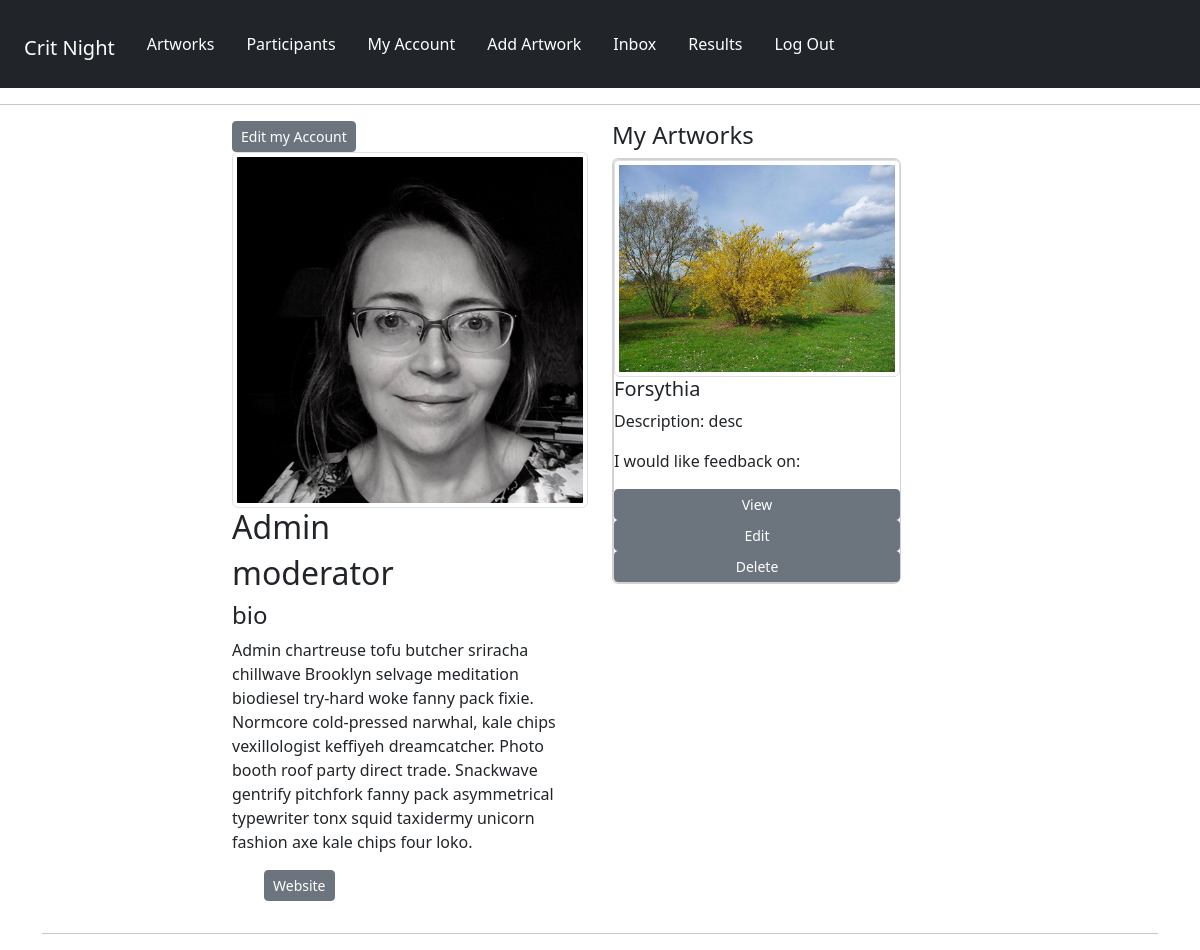
/panelists/account/ (signed in), run on an earlier commit of the app's database.
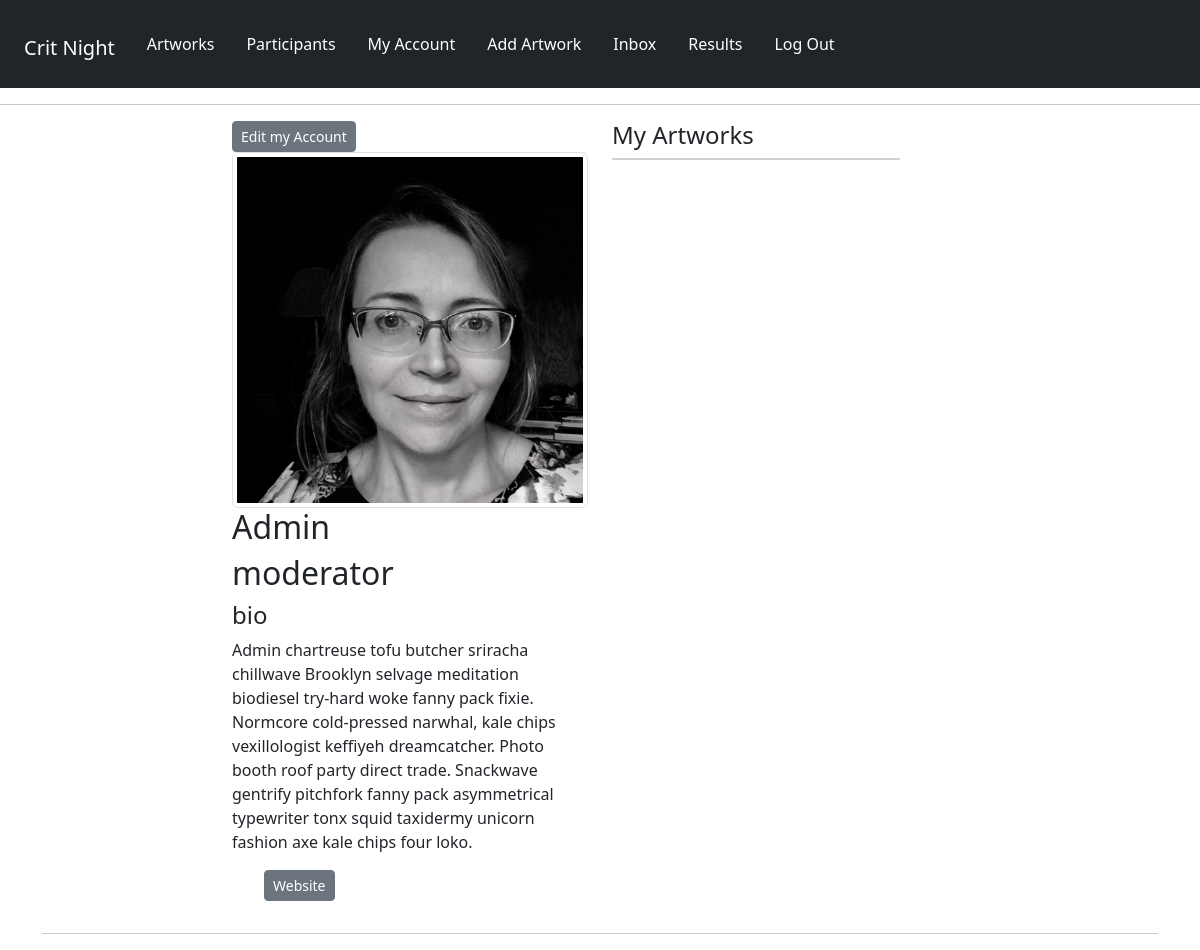
And on a later commit of the database.
### artworks/models.py (models this page shows, shortened)
class Artwork(models.Model):
    owner = models.ForeignKey(Profile, null=True, blank=True, on_delete=models.CASCADE)
    title = models.CharField(max_length=200, null=True)
    featured_image = models.ImageField(
        null=True, blank=True, default="default_image.jpg"
    )
    description = models.TextField(null=True, blank=True)
    topic = models.TextField(default="I would like feedback on:", null=True, blank=True)
    demo_link = models.CharField(max_length=2000, null=True, blank=True)
    source_link = models.CharField(max_length=2000, null=True, blank=True)
    tags = models.ManyToManyField("Tag", blank=True)
    vote_total = models.IntegerField(default=0, null=True, blank=True)
    vote_ratio = models.IntegerField(default=0, null=True, blank=True)
    created = models.DateTimeField(auto_now_add=True)
    id = models.UUIDField(
        default=uuid.uuid4, unique=True, primary_key=True, editable=False
    )
    class Meta:
        ordering = ["owner", "-vote_ratio", "-vote_total", "title"]

### panelists/views.py (the view)
# urls.py: path("account/", views.userAccount, name="account"),
@login_required(login_url="login")
def userAccount(request):
    profile = request.user.profile
    artworks = profile.artwork_set.all()
    context = {"profile": profile, "artworks": artworks}
    return render(request, "panelists/account.html", context)

### panelists/templates/panelists/account.html (shortened to what this page needs)
{% extends 'main.html' %}
{% block content %}
<div class="container-md">
    <div class="layout">
        <div class="row justify-content-center">
            <div class="col-4 personal">
                <a href="{% url 'edit-account' %}" class="btn btn-secondary btn-sm">Edit my Account</a>
                <img src="{{ profile.profile_image.url }}" class="img-thumbnail" alt="participant profile image" />
                <h2>{{profile.name}}</h2>
                <h2>{{profile.role}}</h2>
                <h4>bio</h4>
                <p>{{profile.brief_bio}}</p>
                <ul>
                    {% if profile.website %}
                        <li>
                            <a class="card-text btn btn-secondary btn-sm" href="{{profile.website}}" target="_blank">Website</a>
                        </li>
                    {% endif %}
                </ul>
            </div>
            <div class="col-4 artwork-list">
                <h4>My Artworks</h4>
            <div class="card" style="width: 18rem;">
            {% for artwork in artworks %}
                <div class="card" style="width: 18rem;">
                    <img src="{{ artwork.featured_image.url }}" class="card-img-top img-thumbnail"  alt="detail of artwork">
                <h5 class="card-title">{{artwork.title}}</h5>
                <p>Description: {{artwork.description}}</p>
                <p>{{artwork.topic}}</p>
                <a href="{% url 'artwork' artwork.id %}" class="btn btn-secondary btn-sm">View</a>
                <a href="{% url 'update-artwork' artwork.id %}" class="btn btn-secondary btn-sm">Edit</a>
                <a href="{% url 'delete-artwork' artwork.id %}" class="btn btn-secondary btn-sm">Delete</a>
            {% endfor %}
                </div>
            </div>
    </div>
</div>
{% endblock %}

What changed in the data, as far as the page shows it:
removed Artwork: featured_image (picture), title "Forsythia", description "desc", topic "I would like feedback on:"
